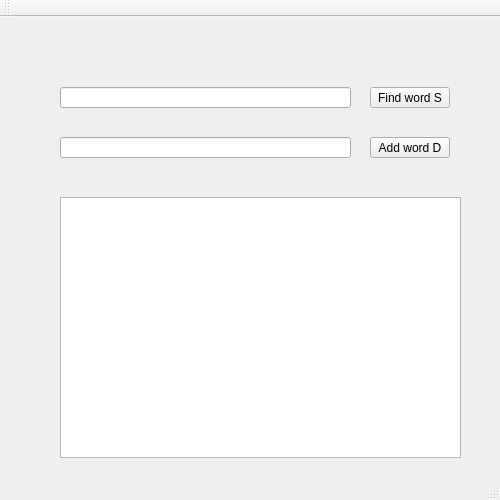
<?xml version="1.0" encoding="UTF-8"?>
<ui version="4.0">
 <class>MainWindow</class>
 <widget class="QMainWindow" name="MainWindow">
  <property name="geometry">
   <rect>
    <x>0</x>
    <y>0</y>
    <width>500</width>
    <height>500</height>
   </rect>
  </property>
  <property name="sizePolicy">
   <sizepolicy hsizetype="Preferred" vsizetype="Preferred">
    <horstretch>0</horstretch>
    <verstretch>0</verstretch>
   </sizepolicy>
  </property>
  <property name="minimumSize">
   <size>
    <width>500</width>
    <height>500</height>
   </size>
  </property>
  <property name="maximumSize">
   <size>
    <width>500</width>
    <height>500</height>
   </size>
  </property>
  <property name="windowTitle">
   <string>MainWindow</string>
  </property>
  <widget class="QWidget" name="centralWidget">
   <widget class="QPushButton" name="pushButton">
    <property name="geometry">
     <rect>
      <x>370</x>
      <y>70</y>
      <width>80</width>
      <height>21</height>
     </rect>
    </property>
    <property name="text">
     <string>Find word S</string>
    </property>
   </widget>
   <widget class="QPushButton" name="pushButton_2">
    <property name="geometry">
     <rect>
      <x>370</x>
      <y>120</y>
      <width>80</width>
      <height>21</height>
     </rect>
    </property>
    <property name="text">
     <string>Add word D</string>
    </property>
   </widget>
   <widget class="QLineEdit" name="lineEdit">
    <property name="geometry">
     <rect>
      <x>60</x>
      <y>70</y>
      <width>291</width>
      <height>21</height>
     </rect>
    </property>
   </widget>
   <widget class="QLineEdit" name="lineEdit_2">
    <property name="geometry">
     <rect>
      <x>60</x>
      <y>120</y>
      <width>291</width>
      <height>21</height>
     </rect>
    </property>
   </widget>
   <widget class="QListWidget" name="listWidget">
    <property name="geometry">
     <rect>
      <x>60</x>
      <y>180</y>
      <width>401</width>
      <height>261</height>
     </rect>
    </property>
   </widget>
  </widget>
  <widget class="QMenuBar" name="menuBar">
   <property name="geometry">
    <rect>
     <x>0</x>
     <y>0</y>
     <width>500</width>
     <height>20</height>
    </rect>
   </property>
  </widget>
  <widget class="QToolBar" name="mainToolBar">
   <attribute name="toolBarArea">
    <enum>TopToolBarArea</enum>
   </attribute>
   <attribute name="toolBarBreak">
    <bool>false</bool>
   </attribute>
  </widget>
  <widget class="QStatusBar" name="statusBar"/>
 </widget>
 <layoutdefault spacing="6" margin="11"/>
 <resources/>
 <connections/>
</ui>
